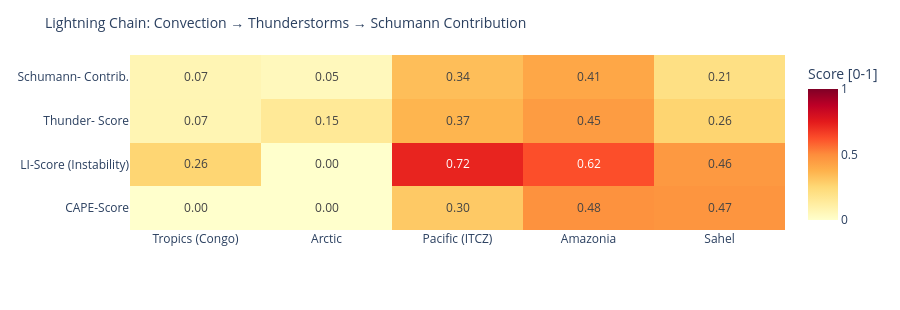

Write notebook code for a chart like this one.
### Code cell
# ============================================================
# LIGHTNING CHAIN: Convection → Thunderstorms → Schumann
# Shows the causal chain per measurement point as heatmap
# ============================================================

def cape_score(v):
    """CAPE → normalized score [0,1]"""
    if v is None or pd.isna(v): return 0.0
    return min(1.0, float(v) / 3000)

def li_score(v):
    """Lifted Index: negative = unstable → score [0,1]"""
    if v is None or pd.isna(v): return 0.3
    return min(1.0, max(0.0, (-float(v) + 6) / 12))

def cloud_score(v):
    if v is None or pd.isna(v): return 0.3
    return float(v) / 100

def thunder_score(row):
    """Kombinierter Gewitterwahrscheinlichkeits-Score
    CAPE + LI + Bedeckung + WMO-Gewitter + konvektiver Niederschlag (showers)
    Hinweis: X-Ray und Kp sind kein Bestandteil – nur geomagn./solarer Kontext.
    """
    cs = cape_score(row.get('cape'))
    ls = li_score(row.get('li'))
    cl = cloud_score(row.get('cloud'))
    t  = 1.0 if row.get('thunderstorm') else 0.0
    # Convective precipitation (showers) as additional indicator
    sh = min(1.0, (row.get('showers') or 0) / 5.0)
    return round(cs * 0.30 + ls * 0.25 + cl * 0.15 + t * 0.20 + sh * 0.10, 3)

def schumann_contribution(t_score, lat):
    """Schumann contribution: higher in tropics (±30°), scaled by thunderstorm score"""
    lat_weight = max(0.3, 1.0 - abs(lat) / 60)
    return round(t_score * lat_weight, 3)

df_atm['cape_score']   = df_atm.apply(lambda r: cape_score(r['cape']), axis=1)
df_atm['li_score']     = df_atm.apply(lambda r: li_score(r['li']),    axis=1)
df_atm['thunder_score']= df_atm.apply(lambda r: thunder_score(r.to_dict()), axis=1)
df_atm['schumann_contribution'] = df_atm.apply(
    lambda r: schumann_contribution(r['thunder_score'], r['lat']), axis=1)

metrics = ['cape_score', 'li_score', 'thunder_score', 'schumann_contribution']
labels  = ['CAPE-Score', 'LI-Score\n(Instability)', 'Thunder-\nScore', 'Schumann-\nContrib.']
z_data  = [df_atm[m].tolist() for m in metrics]

fig = go.Figure(go.Heatmap(
    z=z_data,
    x=df_atm['point'].tolist(),
    y=labels,
    colorscale='YlOrRd',
    zmin=0, zmax=1,
    text=[[f'{v:.2f}' for v in row] for row in z_data],
    texttemplate='%{text}', textfont=dict(size=12),
    colorbar=dict(title='Score [0-1]')
))
fig.update_layout(
    title=dict(text='Lightning Chain: Convection → Thunderstorms → Schumann Contribution', font=dict(size=14)),
    height=310,
    plot_bgcolor='rgba(0,0,0,0)', paper_bgcolor='rgba(0,0,0,0)',
    margin=dict(l=130, r=80, t=55, b=80)
)
fig.show()

### Figure 1 — Plotly figure (JSON) as saved in the notebook; plotly's stock layout.template omitted (floating-point values rounded to 4 significant figures)
{"data": [{"colorbar": {"title": {"text": "Score [0-1]"}}, "colorscale": [[0.0, "rgb(255,255,204)"], [0.125, "rgb(255,237,160)"], [0.25, "rgb(254,217,118)"], [0.375, "rgb(254,178,76)"], [0.5, "rgb(253,141,60)"], [0.625, "rgb(252,78,42)"], [0.75, "rgb(227,26,28)"], [0.875, "rgb(189,0,38)"], [1.0, "rgb(128,0,38)"]], "text": [["0.00", "0.00", "0.30", "0.48", "0.47"], ["0.26", "0.00", "0.72", "0.62", "0.46"], ["0.07", "0.15", "0.37", "0.45", "0.26"], ["0.07", "0.05", "0.34", "0.41", "0.21"]], "textfont": {"size": 12}, "texttemplate": "%{text}", "type": "heatmap", "x": ["Tropics (Congo)", "Arctic", "Pacific (ITCZ)", "Amazonia", "Sahel"], "y": ["CAPE-Score", "LI-Score\n(Instability)", "Thunder-\nScore", "Schumann-\nContrib."], "z": [[0.0, 0.0, 0.3, 0.4833, 0.4733], [0.2583, 0.0, 0.725, 0.625, 0.4583], [0.072, 0.152, 0.366, 0.451, 0.264], [0.067, 0.046, 0.335, 0.413, 0.207]], "zmax": 1, "zmin": 0}], "layout": {"height": 310, "margin": {"b": 80, "l": 130, "r": 80, "t": 55}, "paper_bgcolor": "rgba(0,0,0,0)", "plot_bgcolor": "rgba(0,0,0,0)", "title": {"font": {"size": 14}, "text": "Lightning Chain: Convection → Thunderstorms → Schumann Contribution"}}}
